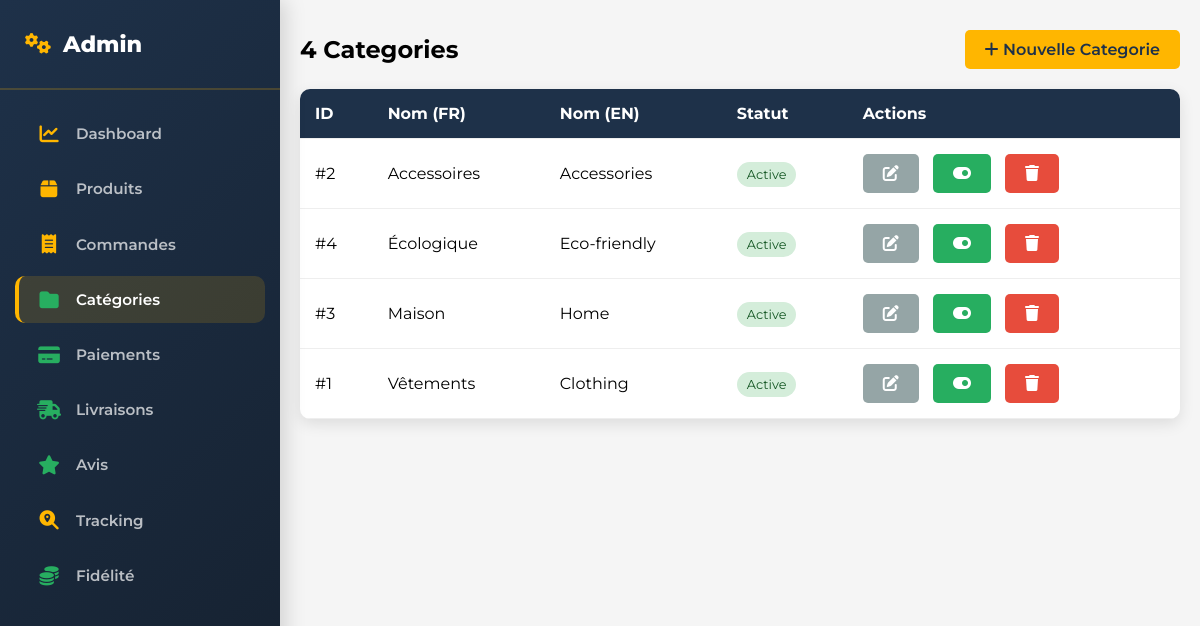
Screenshot of /index.php?controller=category&action=index (signed in) with the database file from the repository.
### tables this page shows
CREATE TABLE `categories` (
    `id` INT AUTO_INCREMENT PRIMARY KEY,
    `name_en` VARCHAR(255) NOT NULL,
    `name_fr` VARCHAR(255) NOT NULL,
    `description_en` TEXT,
    `description_fr` TEXT,
    `img_name` VARCHAR(255),
    `parent_id` INT NULL,
    `is_active` TINYINT(1) DEFAULT 1,
    `created_at` TIMESTAMP DEFAULT CURRENT_TIMESTAMP,
    INDEX `idx_parent` (`parent_id`),
    INDEX `idx_active` (`is_active`)
);

### models/CATEGORY.PHP (called while the page is built, shortened)
<?php
class Category {
    public static function findAll(): array {
        $db = Database::getConnexion();
        $sql = "SELECT * FROM categories ORDER BY name_fr ASC";
        $stmt = $db->query($sql);
        return $stmt->fetchAll(PDO::FETCH_ASSOC);
    }
}
?>

### controllers/CATEGORYCONTROLLER.PHP (called while the page is built, shortened)
<?php
require_once __DIR__ . "/../models/CATEGORY.PHP";
class CategoryController {
    public function listCategories() {
        try {
            return Category::findAll();
        } catch (Exception $e) {
            $this->lastError = $e->getMessage();
            return [];
        }
    }
}

### views/admin/CATEGORY_LIST.php (the view, shortened to what this page needs)
<!DOCTYPE html>
<html lang="fr">
<head>
    <link rel="stylesheet" href="https://cdnjs.cloudflare.com/ajax/libs/font-awesome/6.4.0/css/all.min.css">
</head>
<body>
    <div class="container">
        <?php include __DIR__ . '/admin_navbar.php'; ?>
        <div class="header">
            <h2><?php echo count($categories); ?> Categories</h2>
            <a href="index.php?controller=category&action=create" class="btn btn-primary"><i class="fas fa-plus"></i> Nouvelle Categorie</a>
        </div>
        <table>
            <thead>
                <tr>
                    <th>ID</th>
                    <th>Nom (FR)</th>
                    <th>Nom (EN)</th>
                    <th>Statut</th>
                    <th>Actions</th>
                </tr>
            </thead>
            <tbody>
                <?php if (empty($categories)): ?>
                    <tr><td colspan="5" style="text-align:center;">Aucune categorie trouvee</td></tr>
                <?php else: ?>
                    <?php foreach ($categories as $cat): ?>
                        <tr>
                            <td>#<?php echo $cat['id']; ?></td>
                            <td><?php echo htmlspecialchars($cat['name_fr']); ?></td>
                            <td><?php echo htmlspecialchars($cat['name_en']); ?></td>
                            <td>
                                <?php if ($cat['is_active']): ?>
                                    <span class="badge badge-success">Active</span>
                                <?php else: ?>
                                    <span class="badge badge-danger">Inactive</span>
                                <?php endif; ?>
                            </td>
                            <td class="actions">
                                <a href="index.php?controller=category&action=edit&id=<?php echo $cat['id']; ?>" class="btn btn-secondary"><i class="fas fa-edit"></i></a>
                                <a href="index.php?controller=category&action=toggle&id=<?php echo $cat['id']; ?>" class="btn btn-success"><i class="fas fa-toggle-on"></i></a>
                                <a href="index.php?controller=category&action=delete&id=<?php echo $cat['id']; ?>" class="btn btn-danger" onclick="return confirm('Supprimer cette categorie?');"><i class="fas fa-trash"></i></a>
                            </td>
                        </tr>
                    <?php endforeach; ?>
                <?php endif; ?>
            </tbody>
        </table>
    </div>
</body>
</html>

### views/admin/CATEGORY_LIST.php (style rules this page uses)
* { margin: 0; padding: 0; box-sizing: border-box; }
body { font-family: 'Montserrat', sans-serif; background: #f5f5f5; }
.container { max-width: 1200px; margin: 30px auto; padding: 0 20px; }
.header { display: flex; justify-content: space-between; align-items: center; margin-bottom: 20px; }
.btn { padding: 10px 20px; border: none; border-radius: 5px; cursor: pointer; font-weight: 600; text-decoration: none; display: inline-block; }
.btn-primary { background: #ffb600; color: #1e3149; }
.btn-danger { background: #e74c3c; color: white; }
.btn-success { background: #27ae60; color: white; }
.btn-secondary { background: #95a5a6; color: white; }
table { width: 100%; background: white; border-radius: 10px; overflow: hidden; box-shadow: 0 5px 15px rgba(0,0,0,0.1); border-collapse: collapse; }
th, td { padding: 15px; text-align: left; border-bottom: 1px solid #eee; }
th { background: #1e3149; color: white; }
.badge { padding: 5px 10px; border-radius: 20px; font-size: 0.8rem; }
.badge-success { background: #d4edda; color: #155724; }
.actions a { margin-right: 10px; }

### rows the page displays
categories: id "2", name_fr "Accessoires", name_en "Accessories", is_active "Active"
categories: id "4", name_fr "Écologique", name_en "Eco-friendly", is_active "Active"
categories: id "3", name_fr "Maison", name_en "Home", is_active "Active"
categories: id "1", name_fr "Vêtements", name_en "Clothing", is_active "Active"

### other values shown
$tab['label'] "Dashboard"
$tab['label'] "Produits"
$tab['label'] "Commandes"
$tab['label'] "Catégories"
$tab['label'] "Paiements"
$tab['label'] "Livraisons"
$tab['label'] "Avis"
$tab['label'] "Tracking"
$tab['label'] "Fidélité"
count($categories) "4"
